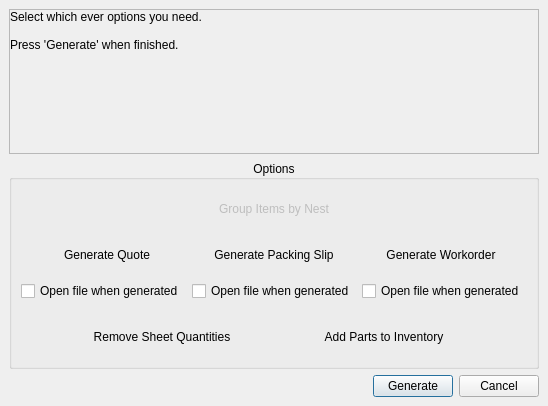
<?xml version="1.0" encoding="UTF-8"?>
<ui version="4.0">
 <class>Form</class>
 <widget class="QDialog" name="Form">
  <property name="geometry">
   <rect>
    <x>0</x>
    <y>0</y>
    <width>548</width>
    <height>406</height>
   </rect>
  </property>
  <property name="windowTitle">
   <string>Form</string>
  </property>
  <layout class="QHBoxLayout" name="horizontalLayout">
   <property name="spacing">
    <number>0</number>
   </property>
   <property name="leftMargin">
    <number>0</number>
   </property>
   <property name="topMargin">
    <number>0</number>
   </property>
   <property name="rightMargin">
    <number>0</number>
   </property>
   <property name="bottomMargin">
    <number>0</number>
   </property>
   <item>
    <widget class="QWidget" name="widget" native="true">
     <property name="contextMenuPolicy">
      <enum>Qt::ContextMenuPolicy::ActionsContextMenu</enum>
     </property>
     <property name="autoFillBackground">
      <bool>false</bool>
     </property>
     <property name="styleSheet">
      <string notr="true"/>
     </property>
     <layout class="QVBoxLayout" name="verticalLayout_3" stretch="0">
      <property name="leftMargin">
       <number>0</number>
      </property>
      <property name="topMargin">
       <number>0</number>
      </property>
      <property name="rightMargin">
       <number>0</number>
      </property>
      <property name="bottomMargin">
       <number>0</number>
      </property>
      <item>
       <layout class="QVBoxLayout" name="verticalLayout">
        <property name="leftMargin">
         <number>9</number>
        </property>
        <property name="topMargin">
         <number>9</number>
        </property>
        <property name="rightMargin">
         <number>9</number>
        </property>
        <property name="bottomMargin">
         <number>9</number>
        </property>
        <item>
         <layout class="QHBoxLayout" name="horizontalLayout_4" stretch="0">
          <item>
           <widget class="QScrollArea" name="scrollArea">
            <property name="widgetResizable">
             <bool>true</bool>
            </property>
            <widget class="QWidget" name="scrollAreaWidgetContents">
             <property name="geometry">
              <rect>
               <x>0</x>
               <y>0</y>
               <width>526</width>
               <height>124</height>
              </rect>
             </property>
             <layout class="QVBoxLayout" name="verticalLayout_4">
              <property name="spacing">
               <number>0</number>
              </property>
              <property name="leftMargin">
               <number>0</number>
              </property>
              <property name="topMargin">
               <number>0</number>
              </property>
              <property name="rightMargin">
               <number>0</number>
              </property>
              <property name="bottomMargin">
               <number>0</number>
              </property>
              <item>
               <widget class="QLabel" name="lblMessage">
                <property name="sizePolicy">
                 <sizepolicy hsizetype="Preferred" vsizetype="Minimum">
                  <horstretch>0</horstretch>
                  <verstretch>0</verstretch>
                 </sizepolicy>
                </property>
                <property name="text">
                 <string>Select which ever options you need.

Press 'Generate' when finished.</string>
                </property>
                <property name="alignment">
                 <set>Qt::AlignmentFlag::AlignLeading|Qt::AlignmentFlag::AlignLeft|Qt::AlignmentFlag::AlignTop</set>
                </property>
                <property name="wordWrap">
                 <bool>true</bool>
                </property>
               </widget>
              </item>
             </layout>
            </widget>
           </widget>
          </item>
         </layout>
        </item>
        <item>
         <widget class="QGroupBox" name="groupBox">
          <property name="title">
           <string>Options</string>
          </property>
          <property name="alignment">
           <set>Qt::AlignmentFlag::AlignCenter</set>
          </property>
          <property name="flat">
           <bool>false</bool>
          </property>
          <property name="checkable">
           <bool>false</bool>
          </property>
          <layout class="QVBoxLayout" name="verticalLayout_6">
           <property name="spacing">
            <number>6</number>
           </property>
           <property name="leftMargin">
            <number>9</number>
           </property>
           <property name="topMargin">
            <number>9</number>
           </property>
           <property name="rightMargin">
            <number>9</number>
           </property>
           <property name="bottomMargin">
            <number>9</number>
           </property>
           <item>
            <layout class="QVBoxLayout" name="verticalLayout_5">
             <item>
              <layout class="QHBoxLayout" name="horizontalLayout_3">
               <item>
                <widget class="QPushButton" name="pushButton_group">
                 <property name="enabled">
                  <bool>false</bool>
                 </property>
                 <property name="sizePolicy">
                  <sizepolicy hsizetype="Fixed" vsizetype="Fixed">
                   <horstretch>0</horstretch>
                   <verstretch>0</verstretch>
                  </sizepolicy>
                 </property>
                 <property name="minimumSize">
                  <size>
                   <width>150</width>
                   <height>40</height>
                  </size>
                 </property>
                 <property name="maximumSize">
                  <size>
                   <width>16777215</width>
                   <height>16777215</height>
                  </size>
                 </property>
                 <property name="toolTip">
                  <string>Primarily used to generate Quotes/Workorders from Workspace. Instead of combining all items into one list, it seperates them by their respective nest/assembly.</string>
                 </property>
                 <property name="styleSheet">
                  <string notr="true"/>
                 </property>
                 <property name="text">
                  <string>Group Items by Nest</string>
                 </property>
                 <property name="checkable">
                  <bool>true</bool>
                 </property>
                 <property name="autoDefault">
                  <bool>false</bool>
                 </property>
                 <property name="flat">
                  <bool>true</bool>
                 </property>
                </widget>
               </item>
              </layout>
             </item>
             <item>
              <layout class="QVBoxLayout" name="verticalLayout_7">
               <item>
                <layout class="QHBoxLayout" name="horizontalLayout_8">
                 <item>
                  <widget class="QPushButton" name="pushButton_quote">
                   <property name="sizePolicy">
                    <sizepolicy hsizetype="Fixed" vsizetype="Fixed">
                     <horstretch>0</horstretch>
                     <verstretch>0</verstretch>
                    </sizepolicy>
                   </property>
                   <property name="minimumSize">
                    <size>
                     <width>150</width>
                     <height>40</height>
                    </size>
                   </property>
                   <property name="toolTip">
                    <string>Will generate and save a quote to the Quote directory</string>
                   </property>
                   <property name="styleSheet">
                    <string notr="true"/>
                   </property>
                   <property name="text">
                    <string>Generate Quote</string>
                   </property>
                   <property name="checkable">
                    <bool>true</bool>
                   </property>
                   <property name="checked">
                    <bool>false</bool>
                   </property>
                   <property name="autoDefault">
                    <bool>false</bool>
                   </property>
                   <property name="flat">
                    <bool>true</bool>
                   </property>
                  </widget>
                 </item>
                 <item>
                  <widget class="QPushButton" name="pushButton_packingslip">
                   <property name="sizePolicy">
                    <sizepolicy hsizetype="Fixed" vsizetype="Fixed">
                     <horstretch>0</horstretch>
                     <verstretch>0</verstretch>
                    </sizepolicy>
                   </property>
                   <property name="minimumSize">
                    <size>
                     <width>150</width>
                     <height>40</height>
                    </size>
                   </property>
                   <property name="styleSheet">
                    <string notr="true"/>
                   </property>
                   <property name="text">
                    <string>Generate Packing Slip</string>
                   </property>
                   <property name="checkable">
                    <bool>true</bool>
                   </property>
                   <property name="autoDefault">
                    <bool>false</bool>
                   </property>
                   <property name="flat">
                    <bool>true</bool>
                   </property>
                  </widget>
                 </item>
                 <item>
                  <widget class="QPushButton" name="pushButton_workorder">
                   <property name="sizePolicy">
                    <sizepolicy hsizetype="Fixed" vsizetype="Fixed">
                     <horstretch>0</horstretch>
                     <verstretch>0</verstretch>
                    </sizepolicy>
                   </property>
                   <property name="minimumSize">
                    <size>
                     <width>150</width>
                     <height>40</height>
                    </size>
                   </property>
                   <property name="toolTip">
                    <string>Will generate and save a workorder to the Workorder directory</string>
                   </property>
                   <property name="styleSheet">
                    <string notr="true"/>
                   </property>
                   <property name="text">
                    <string>Generate Workorder</string>
                   </property>
                   <property name="checkable">
                    <bool>true</bool>
                   </property>
                   <property name="autoDefault">
                    <bool>false</bool>
                   </property>
                   <property name="flat">
                    <bool>true</bool>
                   </property>
                  </widget>
                 </item>
                </layout>
               </item>
               <item>
                <layout class="QHBoxLayout" name="horizontalLayout_7">
                 <item>
                  <widget class="QCheckBox" name="checkBox_quote">
                   <property name="text">
                    <string>Open file when generated</string>
                   </property>
                  </widget>
                 </item>
                 <item>
                  <widget class="QCheckBox" name="checkBox_packing_slip">
                   <property name="text">
                    <string>Open file when generated</string>
                   </property>
                  </widget>
                 </item>
                 <item>
                  <widget class="QCheckBox" name="checkBox_workorder">
                   <property name="text">
                    <string>Open file when generated</string>
                   </property>
                  </widget>
                 </item>
                </layout>
               </item>
              </layout>
             </item>
             <item>
              <spacer name="verticalSpacer">
               <property name="orientation">
                <enum>Qt::Orientation::Vertical</enum>
               </property>
               <property name="sizeType">
                <enum>QSizePolicy::Policy::Fixed</enum>
               </property>
               <property name="sizeHint" stdset="0">
                <size>
                 <width>20</width>
                 <height>10</height>
                </size>
               </property>
              </spacer>
             </item>
             <item>
              <layout class="QHBoxLayout" name="horizontalLayout_2">
               <item>
                <widget class="QPushButton" name="pushButton_remove_sheet_quantity">
                 <property name="sizePolicy">
                  <sizepolicy hsizetype="Fixed" vsizetype="Fixed">
                   <horstretch>0</horstretch>
                   <verstretch>0</verstretch>
                  </sizepolicy>
                 </property>
                 <property name="minimumSize">
                  <size>
                   <width>150</width>
                   <height>40</height>
                  </size>
                 </property>
                 <property name="styleSheet">
                  <string notr="true"/>
                 </property>
                 <property name="text">
                  <string>Remove Sheet Quantities</string>
                 </property>
                 <property name="checkable">
                  <bool>true</bool>
                 </property>
                 <property name="checked">
                  <bool>false</bool>
                 </property>
                 <property name="autoDefault">
                  <bool>false</bool>
                 </property>
                 <property name="flat">
                  <bool>true</bool>
                 </property>
                </widget>
               </item>
               <item>
                <widget class="QPushButton" name="pushButton_update_inventory">
                 <property name="sizePolicy">
                  <sizepolicy hsizetype="Fixed" vsizetype="Fixed">
                   <horstretch>0</horstretch>
                   <verstretch>0</verstretch>
                  </sizepolicy>
                 </property>
                 <property name="minimumSize">
                  <size>
                   <width>150</width>
                   <height>40</height>
                  </size>
                 </property>
                 <property name="toolTip">
                  <string>Will add/update Edit Laser Cut Inventory.</string>
                 </property>
                 <property name="autoFillBackground">
                  <bool>false</bool>
                 </property>
                 <property name="styleSheet">
                  <string notr="true"/>
                 </property>
                 <property name="text">
                  <string>Add Parts to Inventory</string>
                 </property>
                 <property name="checkable">
                  <bool>true</bool>
                 </property>
                 <property name="autoDefault">
                  <bool>false</bool>
                 </property>
                 <property name="flat">
                  <bool>true</bool>
                 </property>
                </widget>
               </item>
              </layout>
             </item>
            </layout>
           </item>
          </layout>
         </widget>
        </item>
        <item>
         <layout class="QHBoxLayout" name="buttonsLayout">
          <item>
           <spacer name="horizontalSpacer">
            <property name="orientation">
             <enum>Qt::Orientation::Horizontal</enum>
            </property>
            <property name="sizeHint" stdset="0">
             <size>
              <width>40</width>
              <height>20</height>
             </size>
            </property>
           </spacer>
          </item>
          <item>
           <widget class="QPushButton" name="pushButton_generate">
            <property name="maximumSize">
             <size>
              <width>16777215</width>
              <height>16777215</height>
             </size>
            </property>
            <property name="text">
             <string>Generate</string>
            </property>
           </widget>
          </item>
          <item>
           <widget class="QPushButton" name="pushButton_cancel">
            <property name="maximumSize">
             <size>
              <width>16777215</width>
              <height>16777215</height>
             </size>
            </property>
            <property name="text">
             <string>Cancel</string>
            </property>
           </widget>
          </item>
         </layout>
        </item>
       </layout>
      </item>
     </layout>
    </widget>
   </item>
  </layout>
 </widget>
 <resources/>
 <connections/>
</ui>
